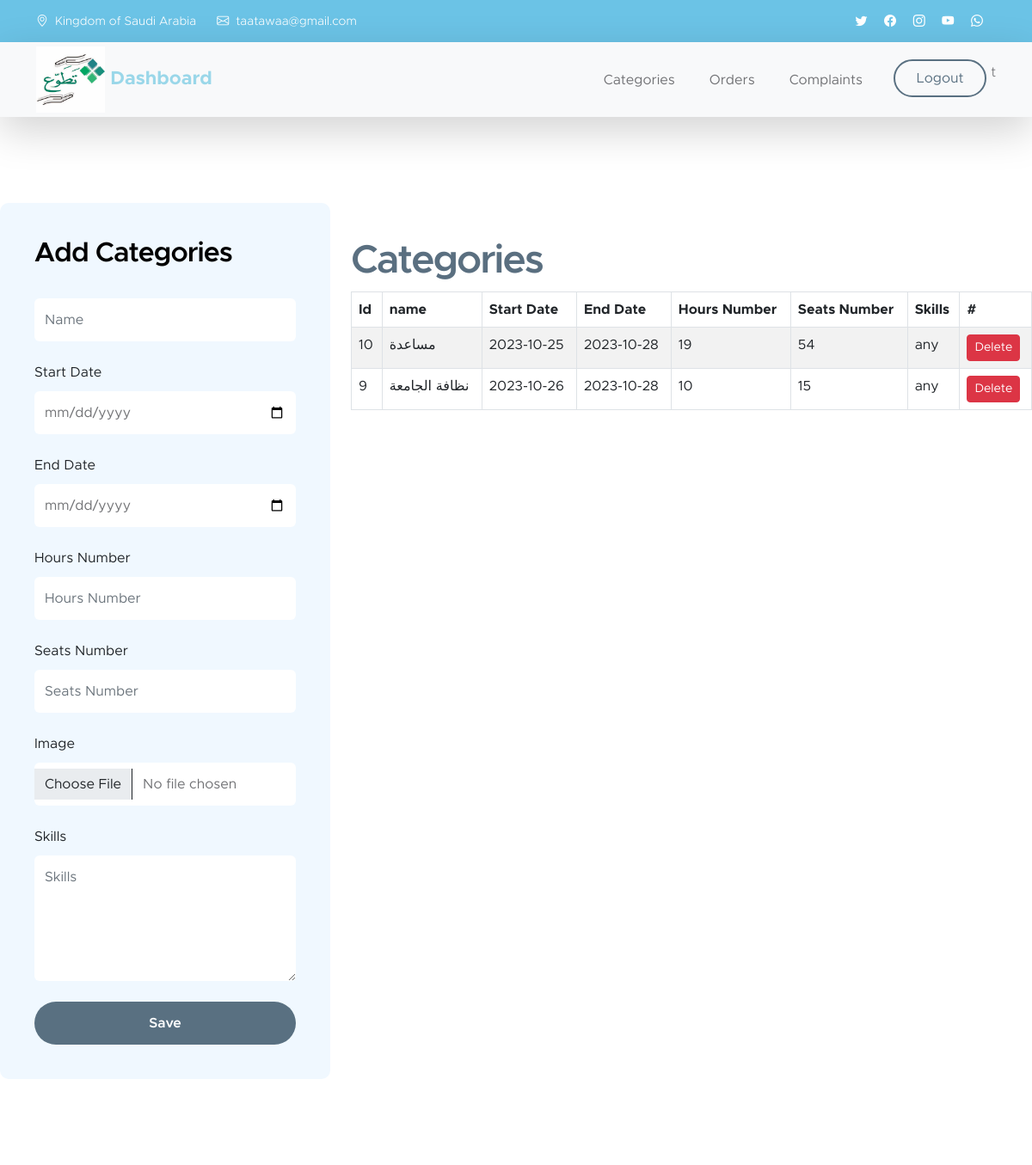
The app's page /admin/vol_categories.php (signed in) with its own data.
### tables this page shows
CREATE TABLE `volunteering_categories` (
  `id` int(11) NOT NULL,
  `name` text DEFAULT NULL,
  `start_date` date DEFAULT NULL,
  `end_date` date DEFAULT NULL,
  `seats_number` int(11) DEFAULT 0,
  `seats_reserved` int(11) DEFAULT 0,
  `skills` text DEFAULT '',
  `hours_number` int(11) DEFAULT 0,
  `user_id` int(11) NOT NULL,
  `img_url` text DEFAULT ''
);

### admin/vol_categories.php (the view, shortened to what this page needs)
<?php
include "header.php";
$user_id = $_SESSION['user_id'];
$sql = "select * from volunteering_categories
         where user_id = $user_id order by id desc";
$re = $con->query($sql);
$rows = $re->fetch_all(MYSQLI_ASSOC);
?>
<main>
    <section class="contact-section section-padding" id="section_6">
        <div class="container2">
            <div class="row">
                <div class="col-lg-4 col-12 mx-auto">
                    <form class="custom-form contact-form" action="save_cat.php" method="post" role="form" enctype="multipart/form-data">
                        <h3>Add Categories</h3>
                        <input type="text" name="name"
                               id="name" class="form-control"
                               placeholder="Name"
                               required>
                        <label for="start_date">Start Date</label>
                        <input type="date" name="start_date"
                               id="start_date" class="form-control"
                               placeholder="Start Date" required>
                        <label for="end_date">End Date</label>
                        <input type="date" name="end_date"
                               id="end_date" class="form-control"
                               placeholder="End Date" required>
                        <label for="hours_number">Hours Number</label>
                        <input type="number" name="hours_number"
                               id="hours_number" class="form-control"
                               placeholder="Hours Number"
                               required>
                        <label for="seats_number">Seats Number</label>
                        <input type="number" name="seats_number"
                               id="seats_number" class="form-control"
                               placeholder="Seats Number"
                               required>
                        <label for="img_file">Image</label>
                        <input type="file" name="img_file"
                               id="img_file" class="form-control"
                               placeholder="Image"
                               >
                        <label for="skills">Skills</label>
                        <textarea name="skills" rows="5"
                                  class="form-control"
                                  id="skills"
                                  placeholder="Skills"></textarea>
                        <button type="submit" class="form-control">Save</button>
                    </form>
                </div>
                <div class="col-lg-8 col-12 ms-auto mb-5 mb-lg-0">
                    <div class="contact-info-wrap">
                        <h2>Categories</h2>
                        <table class="table table-bordered table-striped table-hover">
                           <thead>
                           <tr>
                               <th>Id</th>
                               <th>name</th>
                               <th>Start Date</th>
                               <th>End Date</th>
                               <th>Hours Number</th>
                               <th>Seats Number</th>
                               <th>Skills</th>
                               <th>#</th>
                           </tr>
                           </thead>
                            <tbody>
                            <?php foreach ($rows as $row) { ?>
                                <tr>
                                    <td><?=$row['id']?></td>
                                    <td><?=$row['name']?></td>
                                    <td><?=$row['start_date']?></td>
                                    <td><?=$row['end_date']?></td>
                                    <td><?=$row['hours_number']?></td>
                                    <td><?=$row['seats_number']?></td>
                                    <td><?=$row['skills']?></td>
                                    <td><a class="btn btn-sm btn-danger" href="delete_cat.php?id=<?=$row['id']?>">Delete</a> </td>
                                </tr>
                            <?php } ?>
                            </tbody>
                        </table>
                    </div>
                </div>
            </div>
        </div>
    </section>
</main>

### css/templatemo-kind-heart-charity.css (style rules this page uses)
:root { --white-color: #ffffff; --primary-color: #9ad7e9; --secondary-color: #5a6f80; --section-bg-color: #f0f8ff; --site-footer-bg-color: #44525d; --custom-btn-bg-color: #597081; --custom-btn-bg-hover-color: #9ad7e9; --dark-color: #000000; --p-color: #717275; --border-color: #e9eaeb; --body-font-family: 'Metropolis', sans-serif; --h1-font-size: 52px; --h2-font-size: 46px; --h3-font-size: 32px; --h4-font-size: 28px; --h5-font-size: 24px; --h6-font-size: 22px; --p-font-size: 16px; --btn-font-size: 18px; --copyright-font-size: 14px; --border-radius-large: 100px; --border-radius-medium: 20px; --border-radius-small: 10px; --font-weight-light: 300; --font-weight-normal: 400; --font-weight-semibold: 600; --font-weight-bold: 700; }
body { background-color: var(--white-color); font-family: var(--body-font-family); }
h2, h3, h4, h5, h6 { color: var(--dark-color); }
h1, h2, h3, h4, h5, h6 { font-weight: var(--font-weight-semibold); letter-spacing: -1px; }
h2 { color: var(--secondary-color); font-size: var(--h2-font-size); letter-spacing: -2px; }
h3 { font-size: var(--h3-font-size); }
a, button { touch-action: manipulation; transition: all 0.3s; }
a { color: var(--p-color); text-decoration: none; }
.section-padding { padding-top: 100px; padding-bottom: 100px; }
.contact-section { background: var(--white-color); }
.contact-form { background: var(--section-bg-color); border-radius: var(--border-radius-small); padding: 40px; }
.contact-info-wrap { padding-top: 40px; }
.custom-form .form-control, .input-group-file { background-color: var(--section-bg-color); box-shadow: none; border: 0; color: var(--p-color); margin-bottom: 24px; padding-top: 13px; padding-bottom: 13px; outline: none; }
.custom-form label { margin-bottom: 10px; }
.custom-form button[type="submit"] { background: var(--custom-btn-bg-color); border: none; border-radius: var(--border-radius-large); color: var(--white-color); font-size: var(--p-font-size); font-weight: var(--font-weight-semibold); transition: all 0.3s; margin-bottom: 0; }
.contact-form .form-control { background: var(--white-color); }

### records on screen
volunteering_categories: id "10", name "مساعدة", start_date "2023-10-25", end_date "2023-10-28", hours_number "19", seats_number "54", skills "any"
volunteering_categories: id "9", name "نظافة الجامعة", start_date "2023-10-26", end_date "2023-10-28", hours_number "10", seats_number "15", skills "any"

### other values on screen
$username "t"
